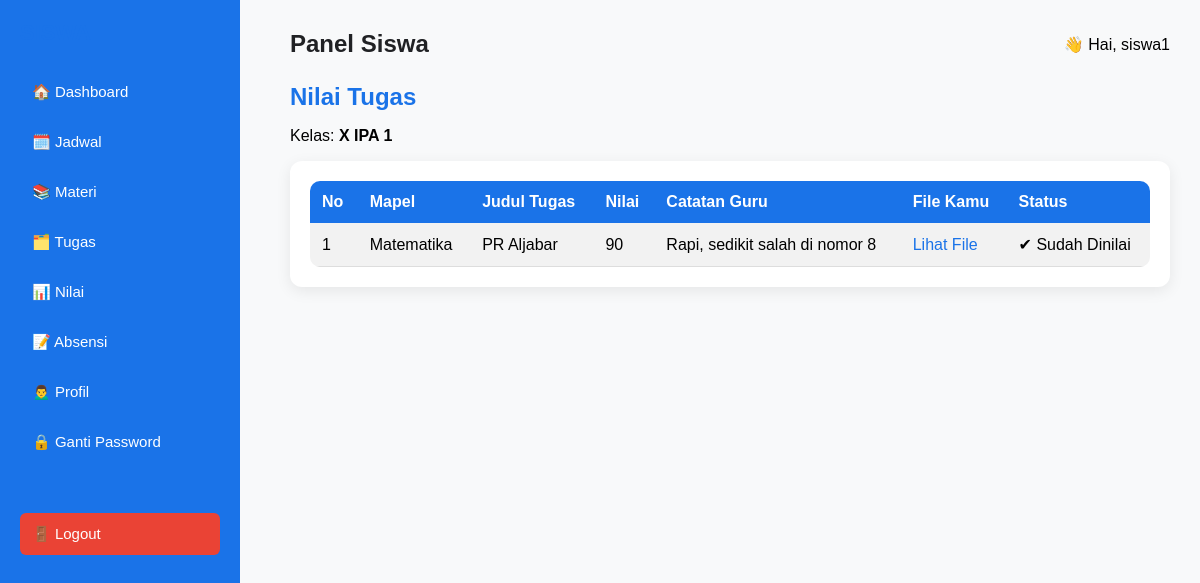
The app's page /views/siswa/nilai.php (signed in) with its own data.
### tables this page shows
CREATE TABLE `siswa` (
  `id` int(11) NOT NULL,
  `nis` varchar(20) NOT NULL,
  `nama_lengkap` varchar(100) NOT NULL,
  `email` varchar(100) DEFAULT NULL,
  `no_telp` varchar(15) DEFAULT NULL,
  `id_kelas` int(11) NOT NULL
);

CREATE TABLE `kelas` (
  `id` int(11) NOT NULL,
  `nama_kelas` varchar(50) NOT NULL,
  `id_tahun_ajaran` int(11) NOT NULL
);

CREATE TABLE `pengumpulan_tugas` (
  `id` int(11) NOT NULL,
  `id_tugas` int(11) NOT NULL,
  `id_siswa` int(11) NOT NULL,
  `file_path` varchar(255) NOT NULL,
  `tanggal_kumpul` timestamp NOT NULL DEFAULT current_timestamp(),
  `nilai` int(3) DEFAULT NULL,
  `catatan_nilai` text DEFAULT NULL
);

CREATE TABLE `mapel` (
  `id` int(11) NOT NULL,
  `nama_mapel` varchar(100) NOT NULL
);

CREATE TABLE `tugas` (
  `id` int(11) NOT NULL,
  `id_guru` int(11) NOT NULL,
  `id_mapel` int(11) NOT NULL,
  `id_kelas` int(11) NOT NULL,
  `judul_tugas` varchar(255) NOT NULL,
  `deskripsi` text DEFAULT NULL,
  `file_path` varchar(255) DEFAULT NULL,
  `deadline` datetime NOT NULL,
  `tanggal_buat` timestamp NOT NULL DEFAULT current_timestamp()
);

### views/siswa/nilai.php (the view, shortened to what this page needs)
<?php
include "../../config.php";
$id_user = $_SESSION['id'];
$sq = mysqli_query($conn,
"SELECT siswa.id AS id_siswa, siswa.nama_lengkap, siswa.id_kelas, kelas.nama_kelas
 FROM siswa
 JOIN kelas ON kelas.id = siswa.id_kelas
 JOIN users ON users.id_siswa = siswa.id
 WHERE users.id='$id_user'");
$siswa = mysqli_fetch_assoc($sq);
$id_siswa = $siswa['id_siswa'];
?>
<!DOCTYPE html>
<html>
<head>
    <link rel="stylesheet" href="../../assets/css/style.css">
</head>
<body>
<?php include "sidebar.php"; ?>
<div class="content">
<?php include "header.php"; ?>
<h2>Nilai Tugas</h2>
<p>Kelas: <b><?= $siswa['nama_kelas']; ?></b></p>
<div class="card">
<table class="tabel">
    <tr>
        <th>No</th>
        <th>Mapel</th>
        <th>Judul Tugas</th>
        <th>Nilai</th>
        <th>Catatan Guru</th>
        <th>File Kamu</th>
        <th>Status</th>
    </tr>
<?php
$no = 1;
$q = mysqli_query($conn,
"SELECT
    tugas.judul_tugas,
    tugas.id_mapel,
    mapel.nama_mapel,
    pengumpulan_tugas.nilai,
    pengumpulan_tugas.catatan_nilai,
    pengumpulan_tugas.file_path,
    pengumpulan_tugas.tanggal_kumpul
 FROM pengumpulan_tugas
 JOIN tugas ON tugas.id = pengumpulan_tugas.id_tugas
 JOIN mapel ON mapel.id = tugas.id_mapel
 WHERE pengumpulan_tugas.id_siswa = '$id_siswa'
 ORDER BY pengumpulan_tugas.tanggal_kumpul DESC"
);
while($d = mysqli_fetch_assoc($q)){
?>
<tr>
    <td><?= $no++; ?></td>
    <td><?= $d['nama_mapel']; ?></td>
    <td><?= $d['judul_tugas']; ?></td>
    <td><?= $d['nilai'] !== null ? $d['nilai'] : "-"; ?></td>
    <td><?= $d['catatan_nilai'] ? $d['catatan_nilai'] : "-"; ?></td>
    <td>
        <?php if($d['file_path']) { ?>
            <a href="<?= $d['file_path']; ?>" target="_blank">Lihat File</a>
        <?php } else { echo "-"; } ?>
    </td>
    <td>
        <?php if($d['nilai'] !== null): ?>
            ✔ Sudah Dinilai
        <?php else: ?>
            ⏳ Belum Dinilai
        <?php endif ?>
    </td>
</tr>
<?php } ?>
</table>
</div>
</div>
</body>
</html>

### assets/css/style.css (style rules this page uses)
* { box-sizing: border-box; }
body { margin:0; padding:0; font-family:'Poppins', sans-serif; background:#F8F9FA; }
h2 { margin:0 0 10px; color:#1A73E8; }
.content { margin-left:260px; padding:30px; }
.card { background:white; padding:20px; border-radius:12px; box-shadow:0 4px 15px rgba(0,0,0,0.08); margin-bottom:20px; }
.tabel { width:100%; border-collapse:collapse; background:white; border-radius:10px; overflow:hidden; }
.tabel th { background:#1A73E8; color:white; padding:12px; text-align:left; }
.tabel td { padding:10px; border-bottom:1px solid #ddd; }
a { color:#1A73E8; text-decoration:none; }
.tabel tr:nth-child(even) { background:#f2f2f2; }
.tabel td, .tabel th { padding:12px; }

### records on screen
siswa: id_kelas.nama_kelas "X IPA 1"
pengumpulan_tugas: mapel.nama_mapel "Matematika", id_tugas.judul_tugas "PR Aljabar", nilai "90", catatan_nilai "Rapi, sedikit salah di nomor 8", shows "✔ Sudah Dinilai"

### other values on screen
$_SESSION['username'] "siswa1"
